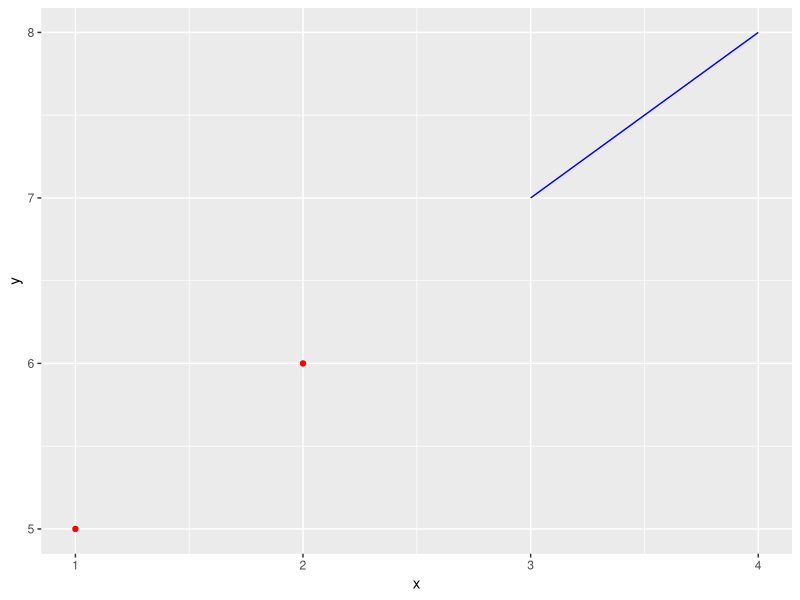

Source code (R):
# ============================================================
# Program 17: ggplot2 - Subset-Based Color & Line
# ============================================================
# Description: Demonstrates filtering data subsets within
#              geom_point() and geom_line() to apply different
#              colors to different groups on the same plot.
# Requires: ggplot2 (install with: install.packages("ggplot2"))
# Output: ggplot_subset.png
# ============================================================

library(ggplot2)

data <- data.frame(
  x     = c(1, 2, 3, 4),
  y     = c(5, 6, 7, 8),
  group = c("A", "A", "B", "B")
)

png(file = "outputs/ggplot_subset.png")
ggplot(data, aes(x = x, y = y)) +
  geom_point(data = subset(data, group == "A"), color = "red") +
  geom_line(data  = subset(data, group == "B"), color = "blue")
dev.off()

cat("ggplot2 subset plot saved to outputs/ggplot_subset.png\n")
